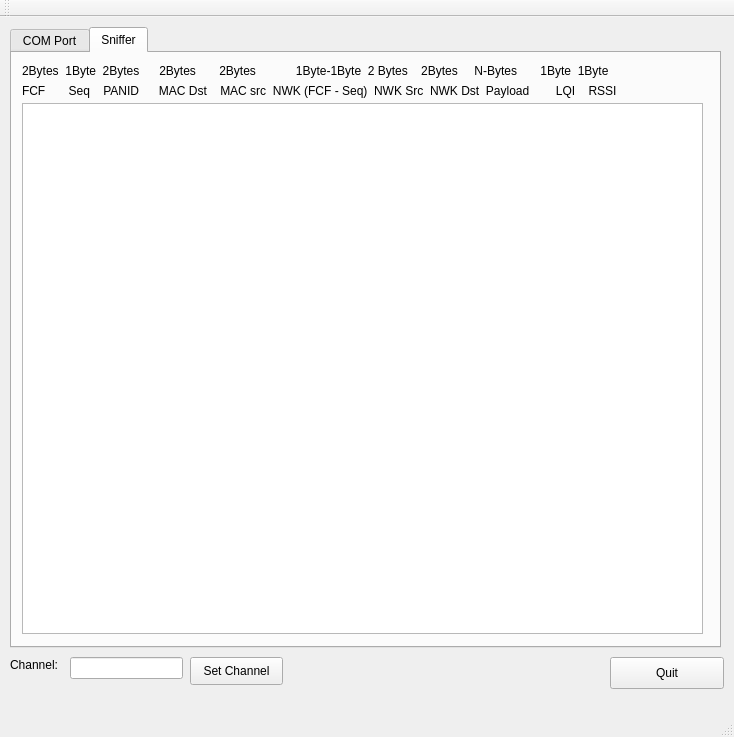
<?xml version="1.0" encoding="UTF-8"?>
<ui version="4.0">
 <class>MainWindow</class>
 <widget class="QMainWindow" name="MainWindow">
  <property name="geometry">
   <rect>
    <x>0</x>
    <y>0</y>
    <width>734</width>
    <height>737</height>
   </rect>
  </property>
  <property name="windowTitle">
   <string>MainWindow</string>
  </property>
  <widget class="QWidget" name="centralWidget">
   <widget class="QTabWidget" name="tabWidget">
    <property name="geometry">
     <rect>
      <x>10</x>
      <y>10</y>
      <width>711</width>
      <height>621</height>
     </rect>
    </property>
    <property name="currentIndex">
     <number>1</number>
    </property>
    <widget class="QWidget" name="tab">
     <attribute name="title">
      <string>COM Port</string>
     </attribute>
     <widget class="QComboBox" name="comboBoxCOMPort">
      <property name="geometry">
       <rect>
        <x>90</x>
        <y>20</y>
        <width>211</width>
        <height>26</height>
       </rect>
      </property>
     </widget>
     <widget class="QPushButton" name="pushButton_2">
      <property name="geometry">
       <rect>
        <x>0</x>
        <y>120</y>
        <width>121</width>
        <height>32</height>
       </rect>
      </property>
      <property name="text">
       <string>Close COM Port</string>
      </property>
     </widget>
     <widget class="QLabel" name="label_7">
      <property name="geometry">
       <rect>
        <x>10</x>
        <y>50</y>
        <width>71</width>
        <height>16</height>
       </rect>
      </property>
      <property name="text">
       <string>BAUD Rate</string>
      </property>
     </widget>
     <widget class="QTextEdit" name="textEditRx">
      <property name="geometry">
       <rect>
        <x>20</x>
        <y>210</y>
        <width>512</width>
        <height>100</height>
       </rect>
      </property>
     </widget>
     <widget class="Line" name="line">
      <property name="geometry">
       <rect>
        <x>10</x>
        <y>170</y>
        <width>521</width>
        <height>16</height>
       </rect>
      </property>
      <property name="orientation">
       <enum>Qt::Horizontal</enum>
      </property>
     </widget>
     <widget class="QLabel" name="label_6">
      <property name="geometry">
       <rect>
        <x>10</x>
        <y>20</y>
        <width>62</width>
        <height>16</height>
       </rect>
      </property>
      <property name="text">
       <string>COM Port</string>
      </property>
     </widget>
     <widget class="QComboBox" name="comboBoxBAUDRate">
      <property name="geometry">
       <rect>
        <x>90</x>
        <y>50</y>
        <width>211</width>
        <height>26</height>
       </rect>
      </property>
     </widget>
     <widget class="Line" name="line_3">
      <property name="geometry">
       <rect>
        <x>10</x>
        <y>320</y>
        <width>521</width>
        <height>16</height>
       </rect>
      </property>
      <property name="orientation">
       <enum>Qt::Horizontal</enum>
      </property>
     </widget>
     <widget class="QPushButton" name="pushButton">
      <property name="geometry">
       <rect>
        <x>0</x>
        <y>80</y>
        <width>121</width>
        <height>32</height>
       </rect>
      </property>
      <property name="toolTip">
       <string>additonal settings are '8,N,1'...</string>
      </property>
      <property name="text">
       <string>Open COM Port</string>
      </property>
     </widget>
     <widget class="QTextEdit" name="textEditTx">
      <property name="geometry">
       <rect>
        <x>20</x>
        <y>360</y>
        <width>512</width>
        <height>100</height>
       </rect>
      </property>
     </widget>
     <widget class="QLabel" name="label_5">
      <property name="geometry">
       <rect>
        <x>20</x>
        <y>190</y>
        <width>62</width>
        <height>16</height>
       </rect>
      </property>
      <property name="text">
       <string>Serial RX</string>
      </property>
     </widget>
     <widget class="QLabel" name="label_8">
      <property name="geometry">
       <rect>
        <x>20</x>
        <y>340</y>
        <width>62</width>
        <height>16</height>
       </rect>
      </property>
      <property name="text">
       <string>Serial TX</string>
      </property>
     </widget>
    </widget>
    <widget class="QWidget" name="tab_4">
     <attribute name="title">
      <string>Sniffer</string>
     </attribute>
     <widget class="QTextEdit" name="textEditSniffer">
      <property name="geometry">
       <rect>
        <x>10</x>
        <y>50</y>
        <width>681</width>
        <height>531</height>
       </rect>
      </property>
     </widget>
     <widget class="QLabel" name="label">
      <property name="geometry">
       <rect>
        <x>10</x>
        <y>30</y>
        <width>681</width>
        <height>16</height>
       </rect>
      </property>
      <property name="text">
       <string>FCF       Seq    PANID      MAC Dst    MAC src  NWK (FCF - Seq)  NWK Src  NWK Dst  Payload        LQI    RSSI</string>
      </property>
     </widget>
     <widget class="QLabel" name="label_2">
      <property name="geometry">
       <rect>
        <x>10</x>
        <y>10</y>
        <width>681</width>
        <height>16</height>
       </rect>
      </property>
      <property name="text">
       <string>2Bytes  1Byte  2Bytes      2Bytes       2Bytes            1Byte-1Byte  2 Bytes    2Bytes     N-Bytes       1Byte  1Byte</string>
      </property>
     </widget>
    </widget>
   </widget>
   <widget class="QPushButton" name="pushButton_4">
    <property name="geometry">
     <rect>
      <x>610</x>
      <y>640</y>
      <width>114</width>
      <height>32</height>
     </rect>
    </property>
    <property name="text">
     <string>Quit</string>
    </property>
   </widget>
   <widget class="QLabel" name="label_24">
    <property name="geometry">
     <rect>
      <x>10</x>
      <y>640</y>
      <width>61</width>
      <height>16</height>
     </rect>
    </property>
    <property name="text">
     <string>Channel:</string>
    </property>
   </widget>
   <widget class="QLineEdit" name="lineEditSinffChannel">
    <property name="geometry">
     <rect>
      <x>70</x>
      <y>640</y>
      <width>113</width>
      <height>22</height>
     </rect>
    </property>
   </widget>
   <widget class="QPushButton" name="pushButtonChannel">
    <property name="geometry">
     <rect>
      <x>190</x>
      <y>640</y>
      <width>93</width>
      <height>28</height>
     </rect>
    </property>
    <property name="text">
     <string>Set Channel</string>
    </property>
   </widget>
  </widget>
  <widget class="QMenuBar" name="menuBar">
   <property name="geometry">
    <rect>
     <x>0</x>
     <y>0</y>
     <width>734</width>
     <height>26</height>
    </rect>
   </property>
  </widget>
  <widget class="QToolBar" name="mainToolBar">
   <attribute name="toolBarArea">
    <enum>TopToolBarArea</enum>
   </attribute>
   <attribute name="toolBarBreak">
    <bool>false</bool>
   </attribute>
  </widget>
  <widget class="QStatusBar" name="statusBar"/>
 </widget>
 <layoutdefault spacing="6" margin="11"/>
 <resources/>
 <connections/>
</ui>
